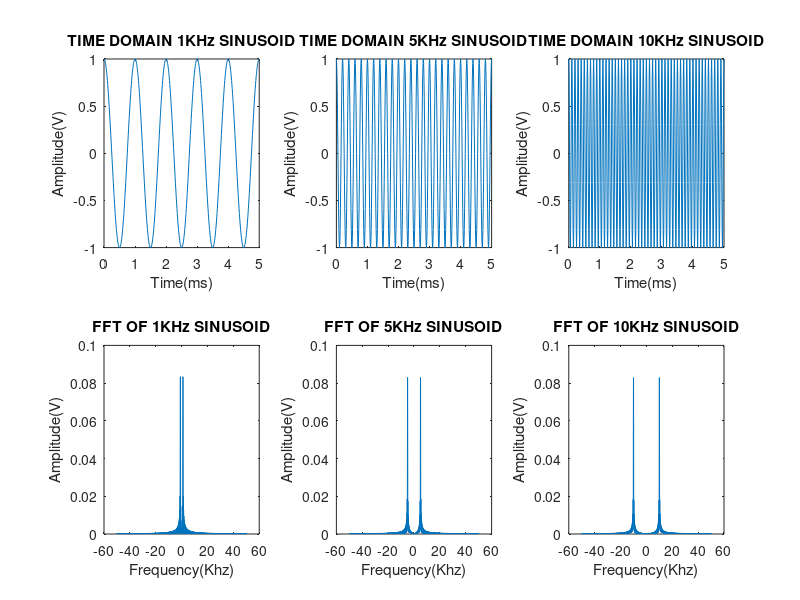

This chart was generated by the following MATLAB code: (Note: this script raises an error after producing the figure.)
%%
%--------------------------------------------------------------------------
% Matlab code investigating the effects of quatization on the frequency 
% spectrum of signals
%--------------------------------------------------------------------------

%% SIGNAL DEFINITION
%all sinusoids have magnitude 1

%sampling rate
fs = 100000;
%sampling preiod
T = 1/fs;
%run time
t = (1:T:1.005)-1;

%signal frequencies
LF_hz = 1000;
IF_hz = 5000;
HF_hz = 10000;

%signal generation
LF = cos(2*pi*LF_hz.*t);
IF = cos(2*pi*IF_hz.*t);
HF = cos(2*pi*HF_hz.*t);

%% PLOTTING TIME
%plotting generated functions
%convertin time to milli seconds
t_ms = t*1000;

figure

subplot(2,3,1)
plot(t_ms,LF)
xlabel("Time(ms)")
ylabel("Amplitude(V)")
title("TIME DOMAIN 1KHz SINUSOID")

subplot(2,3,2)
plot(t_ms,IF)
xlabel("Time(ms)")
ylabel("Amplitude(V)")
title("TIME DOMAIN 5KHz SINUSOID")

subplot(2,3,3)
plot(t_ms,HF)
xlabel("Time(ms)")
ylabel("Amplitude(V)")
title("TIME DOMAIN 10KHz SINUSOID")

%% FFT OF UN-ADC'ED SIGNAL

%zero padding to increase f_res
pad_factor = 5;

%padding to increase frequency resolution
LF_p = [LF zeros(1,length(LF)*pad_factor)];
IF_p = [IF zeros(1,length(IF)*pad_factor)];
HF_p = [HF zeros(1,length(HF)*pad_factor)];

%taking fourier transform
LF_W = fftshift(fft(LF_p))./length(LF_p);
IF_W = fftshift(fft(IF_p))./length(LF_p);
HF_W = fftshift(fft(HF_p))./length(LF_p);

%frequency axis
f_res = 1/(length(LF_W)*T);
f = 0:f_res:(length(LF_W)-1)*f_res;
%shifting to center arround zero
f = f - f((length(f))/2);
%rescaling to KHz
f_khz = f/1000;

%% PLOTTING FREQUENCY

subplot(2,3,4)
plot(f_khz,abs(LF_W))
xlabel("Frequency(Khz)")
ylabel("Amplitude(V)")
title("FFT OF 1KHz SINUSOID")

subplot(2,3,5)
plot(f_khz,abs(IF_W))
xlabel("Frequency(Khz)")
ylabel("Amplitude(V)")
title("FFT OF 5KHz SINUSOID")

subplot(2,3,6)
plot(f_khz,abs(HF_W))
xlabel("Frequency(Khz)")
ylabel("Amplitude(V)")
title("FFT OF 10KHz SINUSOID")

%% Question 1.1 - 1.2
%
% Plot  the  normalised  magnitude  spectra  and  determine  the  spurious  
% levels  from  the  output  of  a  DRFM  that receives the following 
% signals with differently specified A/D converters.
%

%used to increase frequency resolution of fft
pad_factor = 5;

%----------------------------------------------
%One signal using a *1* bit A/D converter: 5KHz
%----------------------------------------------
bits = 1;
amplitude = 1;
IF_1b = IF;

%time domain
IF_1b= adc_sample(bits,amplitude,IF_1b);
%frequency domain
IF_1b_p = [IF_1b zeros(1,length(IF_1b)*pad_factor)];
%./ to remove fft gain
IF_1b_w = fftshift(fft(IF_1b_p))./length(IF_1b_p);


%----------------------------------------------
%One signal using a *5* bit A/D converter: 5KHz
%----------------------------------------------
bits = 5;
amplitude = 1;
IF_5b = IF;

%time domain
IF_5b = adc_sample(bits,amplitude,IF_5b);
%frequency domain
IF_5b_p = [IF_5b zeros(1,length(IF_5b)*pad_factor)];
%./ to remove fft gain
IF_5b_w = fftshift(fft(IF_5b_p))./length(IF_5b_p);

%----------------------------------------------
%plotting
%----------------------------------------------

%frequency axos
f_res = 1/(length(IF_1b)*T);
f = 0:f_res:(length(IF_1b_w)-1)*f_res;
%shifting to center arround zero
f = f - f((length(f))/2);
%rescaling to KHz
f_khz = f/1000;

figure
subplot(3,2,1)
plot(t,IF_1b)
xlabel("Time(ms)")
ylabel("Amplitude(V)")
title("TIME DOMAIN 5KHz SINUSOID - 1 BIT ADC")

subplot(3,2,2)
plot(t,IF_5b)
xlabel("Time(ms)")
ylabel("Amplitude(V)")
title("TIME DOMAIN 5KHz SINUSOID - 5 BIT ADC")

subplot(3,2,3)
plot(f,abs(IF_1b_w))
xlabel("Frequency(Khz)")
ylabel("Amplitude(V)")
title("FFT OF 5KHz SINUSOID - 1 BIT ADC")

subplot(3,2,4)
plot(f,abs(IF_5b_w))
xlabel("frequency(Khz)")
ylabel("Amplitude(V)")
title("FFT OF 5KHz SINUSOID - 5 BIT ADC")

subplot(3,2,5)
plot(f,20*log10(abs(IF_1b_w)))
xlabel("Frequency(Khz)")
ylabel("Amplitude(dBv)")
title("FFT OF 5KHz SINUSOID - 5 BIT ADC")

subplot(3,2,6)
plot(f,20*log10(abs(IF_5b_w)))
xlabel("Frequency(Khz)")
ylabel("Amplitude(dBv)")
title("FFT OF 5KHz SINUSOID - 5 BIT ADC")
